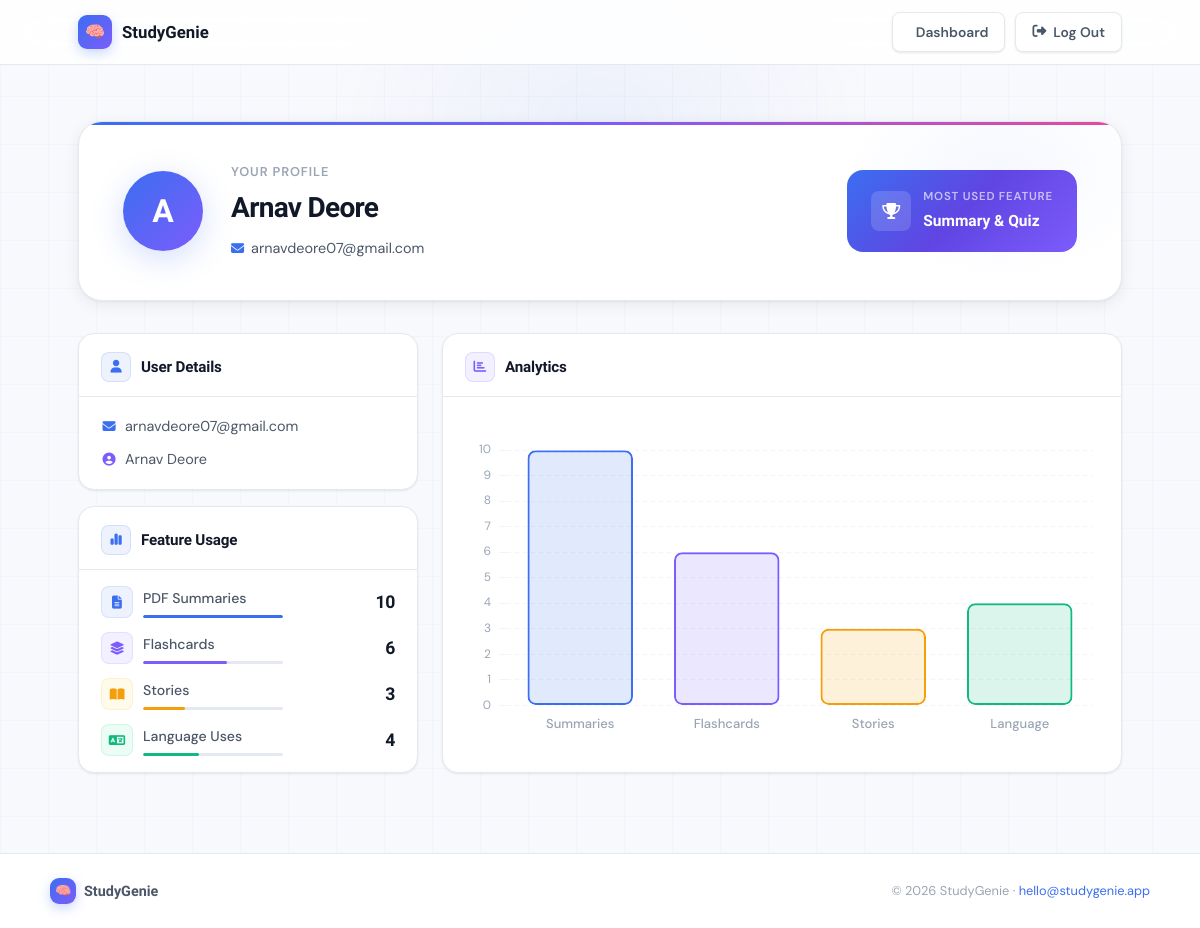
Screenshot of /profile (signed in) with the database file from the repository.
### tables this page shows
CREATE TABLE users(
            id INTEGER PRIMARY KEY AUTOINCREMENT,
            name TEXT,
            email TEXT,
            username TEXT UNIQUE,
            password TEXT
        );

CREATE TABLE feature_usage(
            id INTEGER PRIMARY KEY AUTOINCREMENT,
            user_id INTEGER UNIQUE,
            pdf_cnt INTEGER DEFAULT 0,
            flashcard_cnt INTEGER DEFAULT 0,
            story_cnt INTEGER DEFAULT 0,
            language_cnt INTEGER DEFAULT 0,
            FOREIGN KEY(user_id) REFERENCES users(id)
        );

### routes/profile.py (the view)
@profile.route("/profile")
def profile1():
    if "user_id" not in session:
        return redirect("/login")
    conn=sq.connect("users.db")
    cur=conn.cursor()
    cur.execute(
        "SELECT email,name FROM users WHERE id=?",
        (session["user_id"],)
    )
    result=cur.fetchone()
    cur.execute(
        "SELECT pdf_cnt, flashcard_cnt, story_cnt, language_cnt FROM feature_usage WHERE user_id=?",
        (session["user_id"],)
    )
    usage = cur.fetchone()
    conn.close()
    if result:
        email,name=result
        session["email"]=email
        session["name"]=name
    else:
        return "User not found",404
    print(usage)
    if max(usage) == int(usage[0]):
        most_used = "Summary & Quiz"
    elif max(usage) == int(usage[1]):
        most_used = "Flashcard"
    elif max(usage) == int(usage[2]):
        most_used = "Story"
    else:
        most_used = "Language"
    analytics = {
    "summary": usage[0],
    "flashcards": usage[1],
    "stories": usage[2],
    "language": usage[3]
    }
    return render_template(
        "profile.html",
        username=name,
        name=session["name"],
        email=email,
        usage=usage,
        most_used = most_used,
        analytics = analytics
    )

### templates/profile.html (shortened to what this page needs)
<!DOCTYPE html>
<html lang="en">
<head>
  <link rel="stylesheet" href="https://cdnjs.cloudflare.com/ajax/libs/font-awesome/6.5.1/css/all.min.css">
</head>
<body>
  <nav class="navbar">
    <div class="navbar-inner">
      <a class="nav-brand" href="/feature">
        <div class="logo-wrap">🧠</div>
        <span>StudyGenie</span>
      </a>
      <a href="/feature" class="nav-btn">
         Dashboard
      </a>
      <a href="/logout" class="nav-btn danger">
        <i class="fa-solid fa-right-from-bracket"></i> Log Out
      </a>
    </div>
  </nav>
  <div class="profile-container">
    <div class="profile-header">
      <div class="avatar-circle">{{ username[0] }}</div>
      <div class="profile-info">
        <p class="greeting">Your profile</p>
        <h2>{{ username }}</h2>
        <div class="email-row">
          <i class="fa-solid fa-envelope"></i>
          {{ email }}
        </div>
      </div>
      <div class="most-used-banner">
        <div class="banner-icon"><i class="fa-solid fa-trophy"></i></div>
        <div class="banner-text">
          <p>Most used feature</p>
          <strong>{{ most_used }}</strong>
        </div>
      </div>
    </div>
    <div class="profile-details">
      <div class="stats-panel">
        <div class="panel-card">
          <div class="panel-card-header">
            <div class="panel-header-icon"><i class="fa-solid fa-user"></i></div>
            <h3>User Details</h3>
          </div>
          <div class="usage-list" style="gap:10px; padding:18px 22px;">
            <div style="display:flex;align-items:center;gap:8px;font-size:0.9rem;color:var(--text-2);">
              <i class="fa-solid fa-envelope" style="color:var(--primary);font-size:0.82rem;width:16px;text-align:center;"></i>
              {{ email }}
            </div>
            <div style="display:flex;align-items:center;gap:8px;font-size:0.9rem;color:var(--text-2);">
              <i class="fa-solid fa-circle-user" style="color:var(--accent);font-size:0.82rem;width:16px;text-align:center;"></i>
              {{ username }}
            </div>
          </div>
        </div>
        <div class="panel-card">
          <div class="panel-card-header">
            <div class="panel-header-icon"><i class="fa-solid fa-chart-simple"></i></div>
            <h3>Feature Usage</h3>
          </div>
          <div class="usage-list">
            <div class="usage-item">
              <div class="usage-left">
                <div class="usage-icon u-blue"><i class="fa-solid fa-file-lines"></i></div>
                <div>
                  <div class="usage-label">PDF Summaries</div>
                  <div class="usage-bar-wrap" style="width:140px;">
                    <div class="usage-bar" style="background:var(--primary); width: {{ [usage[0] * 10, 100] | min }}%;"></div>
                  </div>
                </div>
              </div>
              <span class="usage-count">{{ usage[0] }}</span>
            </div>
            <div class="usage-item">
              <div class="usage-left">
                <div class="usage-icon u-purple"><i class="fa-solid fa-layer-group"></i></div>
                <div>
                  <div class="usage-label">Flashcards</div>
                  <div class="usage-bar-wrap" style="width:140px;">
                    <div class="usage-bar" style="background:var(--accent); width: {{ [usage[1] * 10, 100] | min }}%;"></div>
                  </div>
                </div>
              </div>
              <span class="usage-count">{{ usage[1] }}</span>
            </div>
            <div class="usage-item">
              <div class="usage-left">
                <div class="usage-icon u-amber"><i class="fa-solid fa-book-open"></i></div>
                <div>
                  <div class="usage-label">Stories</div>
                  <div class="usage-bar-wrap" style="width:140px;">
                    <div class="usage-bar" style="background:var(--amber); width: {{ [usage[2] * 10, 100] | min }}%;"></div>
                  </div>
                </div>
              </div>
              <span class="usage-count">{{ usage[2] }}</span>
            </div>
            <div class="usage-item">
              <div class="usage-left">
                <div class="usage-icon u-green"><i class="fa-solid fa-language"></i></div>
                <div>
                  <div class="usage-label">Language Uses</div>
                  <div class="usage-bar-wrap" style="width:140px;">
                    <div class="usage-bar" style="background:var(--green); width: {{ [usage[3] * 10, 100] | min }}%;"></div>
                  </div>
                </div>
              </div>
              <span class="usage-count">{{ usage[3] }}</span>
            </div>
          </div>
        </div>
      </div>
      <div class="chart-panel">
        <div class="panel-card-header">
          <div class="panel-header-icon"><i class="fa-solid fa-chart-bar"></i></div>
          <h3>Analytics</h3>
        </div>
        <div class="chart-wrap">
          <canvas id="usageChart"></canvas>
        </div>
      </div>
    </div>
  </div>
  <footer class="site-footer">
    <div class="footer-inner">
      <div class="footer-brand">
        <div class="logo-wrap" style="width:26px;height:26px;font-size:13px;">🧠</div>
        StudyGenie
      </div>
      <div class="footer-right">
        <p>© <span id="year"></span> StudyGenie · <a href="mailto:hello@studygenie.app">hello@studygenie.app</a></p>
      </div>
    </div>
  </footer>
  <script>
    document.getElementById('year').textContent = new Date().getFullYear();
    const ctx = document.getElementById('usageChart');
    new Chart(ctx, {
      type: 'bar',
      data: {
        labels: ['Summaries', 'Flashcards', 'Stories', 'Language'],
        datasets: [{
          label: 'Feature Usage',
          data: [
            {{ analytics.summary }},
            {{ analytics.flashcards }},
            {{ analytics.stories }},
            {{ analytics.language }}
          ],
          backgroundColor: [
            'rgba(59,110,240,0.15)',
            'rgba(124,92,252,0.15)',
            'rgba(245,158,11,0.15)',
            'rgba(16,185,129,0.15)'
          ],
          borderColor: [
            '#3b6ef0',
            '#7c5cfc',
            '#f59e0b',
            '#10b981'
          ],
          borderWidth: 2,
          borderRadius: 8,
          borderSkipped: false,
        }]
      },
      options: {
        responsive: true,
        plugins: {
          legend: {
            display: false
          },
          tooltip: {
            backgroundColor: '#ffffff',
            titleColor: '#111827',
            bodyColor: '#4b5768',
            borderColor: '#e4e8f0',
            borderWidth: 1,
            padding: 12,
            cornerRadius: 10,
            titleFont: { family: 'Sora', weight: '700', size: 13 },
            bodyFont:  { family: 'DM Sans', size: 13 },
            callbacks: {
              label: ctx => ` ${ctx.parsed.y} uses`
            }
          }
        },
        scales: {
          x: {
            grid: { display: false },
            border: { display: false },
            ticks: {
              color: '#9aa5b4',
              font: { family: 'DM Sans', size: 13, weight: '500' }
            }
          },
          y: {
            beginAtZero: true,
            grid: { color: '#f1f4fb', drawBorder: false },
            border: { display: false, dash: [4,4] },
            ticks: {
              color: '#9aa5b4',
              font: { family: 'DM Sans', size: 12 },
              stepSize: 1,
              padding: 8
            }
          }
        }
      }
    });
  </script>
</body>
</html>

### rows the page displays
users: name "A", name "Arnav Deore", email "arnavdeore07@gmail.com"
feature_usage: pdf_cnt "10", flashcard_cnt "6", story_cnt "3", language_cnt "4"

### other values shown
{{ most_used }} "Summary & Quiz"
chart data {{ analytics.summary }} 10
chart data {{ analytics.flashcards }} 6
chart data {{ analytics.stories }} 3
chart data {{ analytics.language }} 4
